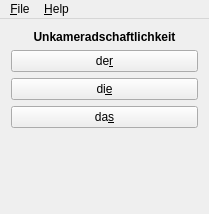
<?xml version="1.0" encoding="UTF-8"?>
<ui version="4.0">
 <class>MainWindow</class>
 <widget class="QMainWindow" name="MainWindow">
  <property name="geometry">
   <rect>
    <x>0</x>
    <y>0</y>
    <width>209</width>
    <height>214</height>
   </rect>
  </property>
  <property name="windowTitle">
   <string>GNGT</string>
  </property>
  <widget class="QWidget" name="centralWidget">
   <layout class="QVBoxLayout" name="verticalLayout">
    <item>
     <widget class="QLabel" name="nounLabel">
      <property name="font">
       <font>
        <weight>75</weight>
        <bold>true</bold>
       </font>
      </property>
      <property name="text">
       <string>Unkameradschaftlichkeit</string>
      </property>
      <property name="alignment">
       <set>Qt::AlignCenter</set>
      </property>
     </widget>
    </item>
    <item>
     <widget class="QPushButton" name="masculinePushButton">
      <property name="text">
       <string>de&amp;r</string>
      </property>
     </widget>
    </item>
    <item>
     <widget class="QPushButton" name="femininePushButton">
      <property name="text">
       <string>di&amp;e</string>
      </property>
     </widget>
    </item>
    <item>
     <widget class="QPushButton" name="neuterPushButton">
      <property name="text">
       <string>da&amp;s</string>
      </property>
     </widget>
    </item>
    <item>
     <spacer name="verticalSpacer">
      <property name="orientation">
       <enum>Qt::Vertical</enum>
      </property>
      <property name="sizeHint" stdset="0">
       <size>
        <width>20</width>
        <height>24</height>
       </size>
      </property>
     </spacer>
    </item>
    <item>
     <widget class="QLabel" name="memorizationStreakLabel">
      <property name="text">
       <string/>
      </property>
      <property name="alignment">
       <set>Qt::AlignCenter</set>
      </property>
     </widget>
    </item>
   </layout>
  </widget>
  <widget class="QMenuBar" name="menuBar">
   <property name="geometry">
    <rect>
     <x>0</x>
     <y>0</y>
     <width>209</width>
     <height>27</height>
    </rect>
   </property>
   <widget class="QMenu" name="menuFile">
    <property name="title">
     <string>&amp;File</string>
    </property>
    <addaction name="actionEdit_Nouns"/>
    <addaction name="actionExit"/>
   </widget>
   <widget class="QMenu" name="menuHelp">
    <property name="title">
     <string>&amp;Help</string>
    </property>
    <addaction name="actionAbout"/>
   </widget>
   <addaction name="menuFile"/>
   <addaction name="menuHelp"/>
  </widget>
  <action name="actionEdit_Nouns">
   <property name="text">
    <string>Edit &amp;Nouns</string>
   </property>
  </action>
  <action name="actionExit">
   <property name="text">
    <string>&amp;Exit</string>
   </property>
  </action>
  <action name="actionAbout">
   <property name="text">
    <string>&amp;About</string>
   </property>
  </action>
 </widget>
 <layoutdefault spacing="6" margin="11"/>
 <resources/>
 <connections/>
</ui>
